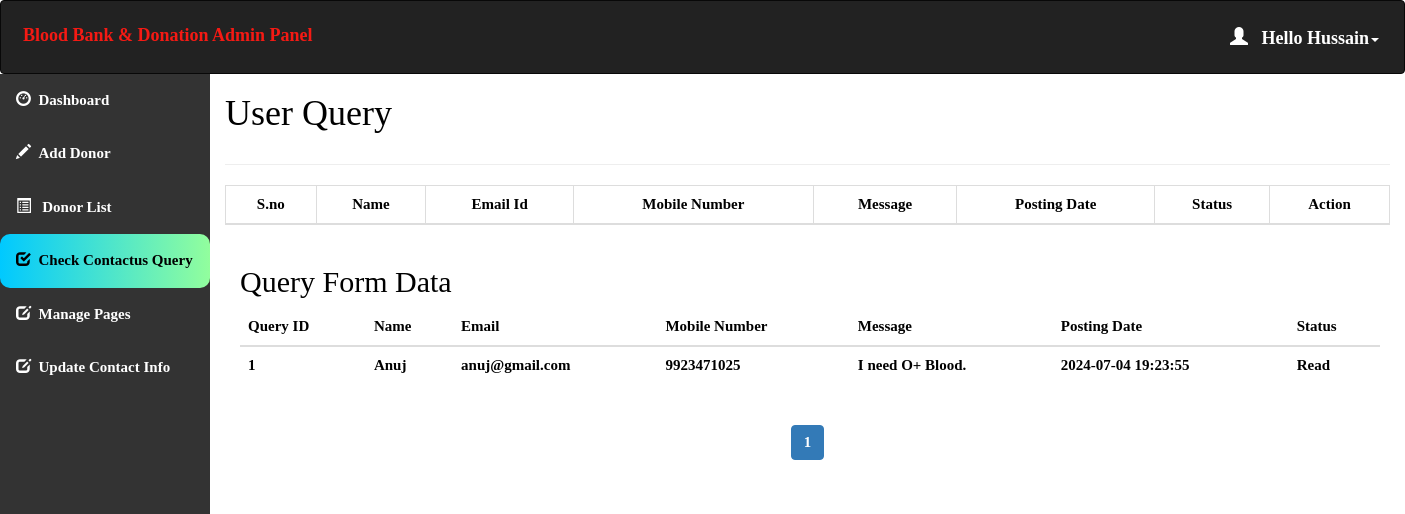
Page /admin/query.php (signed in) on the committed database.
### tables this page shows
create table contact_query(
query_id int auto_increment Not Null,
query_name varchar(100) NOT NULL,
query_mail varchar(120) NOT NULL,
query_number char(11) NOT NULL,
query_message longtext NOT NULL,
query_date timestamp NOT NULL DEFAULT CURRENT_TIMESTAMP,
query_status int(11) DEFAULT NULL,
Primary key(query_id)
);

### admin/query.php (the view, shortened to what this page needs)
<?php
include 'conn.php';
if (isset($_SESSION['loggedin']) && $_SESSION['loggedin'] == true) {
  $limit = 10;
  if (isset($_GET['page'])) {
    $page = $_GET['page'];
  } else {
    $page = 1;
  }
  $offset = ($page - 1) * $limit;
  $sql = "SELECT * FROM contact_query LIMIT {$offset}, {$limit}";
  $result = mysqli_query($conn, $sql);
  if (mysqli_num_rows($result) > 0) {
?>
<!DOCTYPE html>
<html>
<head>
  <link rel="stylesheet" href="https://maxcdn.bootstrapcdn.com/bootstrap/3.4.1/css/bootstrap.min.css">
</head>
<body style="color:black">
  <div id="header">
    <?php include 'header.php'; ?>
  </div>
  <div id="sidebar">
    <?php $active = "query"; include 'sidebar.php'; ?>
  </div>
  <div id="content">
    <div class="content-wrapper">
      <div class="container-fluid">
        <div class="row">
          <div class="col-md-12 lg-12 sm-12">
            <h1 class="page-title">User Query</h1>
          </div>
        </div>
        <hr>
        <div class="table-responsive">
          <table class="table table-bordered" style="text-align:center">
            <thead style="text-align:center">
              <tr>
                <th style="text-align:center">S.no</th>
                <th style="text-align:center">Name</th>
                <th style="text-align:center">Email Id</th>
                <th style="text-align:center">Mobile Number</th>
                <th style="text-align:center">Message</th>
                <th style="text-align:center">Posting Date</th>
                <th style="text-align:center">Status</th>
                <th style="text-align:center">Action</th>
              </tr>
            </thead>
          </table>
        </div>
        <div class="container">
          <h2>Query Form Data</h2>
          <table class="table">
            <thead>
              <tr>
                <th>Query ID</th>
                <th>Name</th>
                <th>Email</th>
                <th>Mobile Number</th>
                <th>Message</th>
                <th>Posting Date</th>
                <th>Status</th>
              </tr>
            </thead>
            <tbody>
              <?php
              $sql = "SELECT * FROM contact_query";
              $result = mysqli_query($conn, $sql);
              if (mysqli_num_rows($result) > 0) {
                while ($row = mysqli_fetch_assoc($result)) {
                  echo "<tr>";
                  echo "<td>" . $row['query_id'] . "</td>";
                  echo "<td>" . $row['query_name'] . "</td>";
                  echo "<td>" . $row['query_mail'] . "</td>";
                  echo "<td>" . $row['query_number'] . "</td>";
                  echo "<td>" . $row['query_message'] . "</td>";
                  echo "<td>" . $row['query_date'] . "</td>";
                  echo "<td>" . ($row['query_status'] == 1 ||2 || 3 ? 'Read' : 'Pending') . "</td>";
                  echo "</tr>";
                }
              } else {
                echo "<tr><td colspan='7'>No query data found.</td></tr>";
              }
              ?>
            </tbody>
          </table>
        </div>
        <div class="table-responsive" style="text-align:center;">
          <?php
          $sql1 = "SELECT * FROM contact_query";
          $result1 = mysqli_query($conn, $sql1) or die("Query Failed.");
          if (mysqli_num_rows($result1) > 0) {
            $total_records = mysqli_num_rows($result1);
            $total_page = ceil($total_records / $limit);
            echo '<ul class="pagination admin-pagination">';
            for ($i = 1; $i <= $total_page; $i++) {
              $active = $i == $page ? "active" : "";
              echo '<li class="' . $active . '"><a href="query.php?page=' . $i . '">' . $i . '</a></li>';
            }
            echo '</ul>';
          }
          ?>
        </div>
      </div>
    </div>
  </div>
</body>
</html>
<?php
  }
}
?>

### admin/header.php (shortened to what this page needs)
<!DOCTYPE html>
<html>
<head>
  <link rel="stylesheet" href="https://maxcdn.bootstrapcdn.com/bootstrap/3.4.1/css/bootstrap.min.css">
</head>
<body>
<nav class="navbar navbar-inverse">
  <div class="container-fluid">
    <div class="navbar-header">
      <a class="navbar-brand" id="qq" href="dashboard.php" style="color:#F51A14;">Blood Bank & Donation Admin Panel</a>
    </div>
    <ul class="nav navbar-nav navbar-right">
      <li class="dropdown"><a class="dropdown-toggle" id="qw" data-toggle="dropdown" href="#" style="font-weight:bold;color:white "> <span class="glyphicon glyphicon-user"></span>&nbsp&nbsp
        <?php
        include 'conn.php';
        $username=$_SESSION['username'];
        $sql="select * from admin_info where admin_username='$username'";
        $result=mysqli_query($conn,$sql) or die("query failed.");
        $row=mysqli_fetch_assoc($result);
        echo "Hello ".$row['admin_name'];
       ?><span class="caret"></span></a>
    </li>
    </ul>
  </div>
</nav>
</body></html>

### admin/query.php (style rules this page uses)
#sidebar { position: relative; margin-top: -20px; }
#content { position: relative; margin-left: 210px; }

### admin/header.php (style rules this page uses)
.navbar { background-color: #333333 ; padding: 10px 10px; color:#FF0404 ; }
.navbar a { float: left; color: white; text-align: center; padding: 12px; text-decoration: none; font-size: 18px; line-height: 25px; }
.navbar-brand { font-size: 25px; font-weight: bold; }
.navbar a { float: none; display: block; text-align: left; }
.navbar-right { float: none; }

### admin/sidebar.php (style rules this page uses)
body { margin: 0; font-family: 'Averia Gruesa Libre';font-size: 15px; color:#F8F9F9; }

### rows in the picture
contact_query: query_id "1", query_name "Anuj", query_mail "anuj@gmail.com", query_number "9923471025", query_message "I need O+ Blood.", query_date "2024-07-04 19:23:55", query_status "Read"

### other values in the picture
$row['admin_name'] "Hussain"
